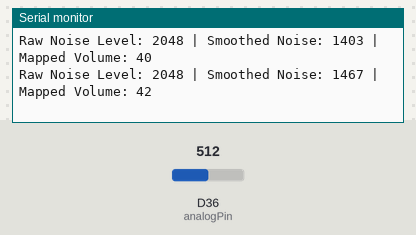
The sketch below on a simulated Arduino Due. On the bench: the last lines printed to the serial monitor. Inputs (shaded band) come from the test bench; at power-on: D36 (analogPin) = 512 (analog values on the 0–1023 scale).

Above: at 1.2 s.
1.3 s: D36 (analogPin) set to 716
At 1.31 s:
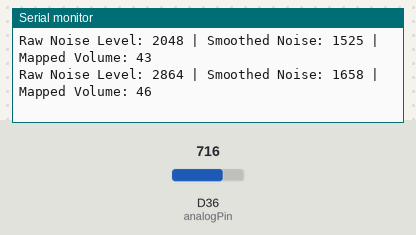
2.8 s: D36 (analogPin) set to 900
At 2.82 s:
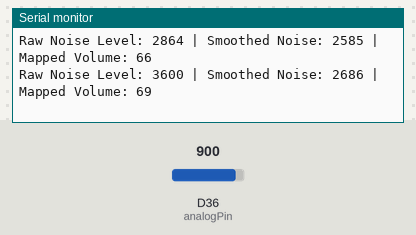
Timing chart, 0 to 5.8 s (numbered marks = the images above; inputs shaded):
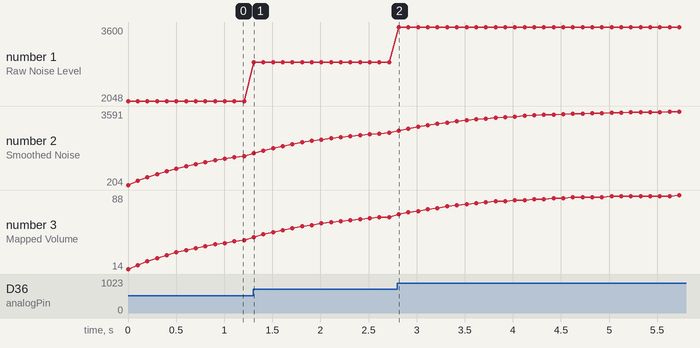

Measured:
- after the input at 1.3 s, the serial monitor: prints a new line at once (image 1)
- after the input at 2.8 s, the serial monitor: prints a new line at once (image 2)
- plotted number 1: 2048 → 2864 after the input at 1.3 s, 2864 → 3600 after the input at 2.8 s
- plotted number 2: 1525 → 2585 after the input at 1.3 s, 2585 → 3591 after the input at 2.8 s
- plotted number 3: 43 → 66 after the input at 1.3 s, 66 → 88 after the input at 2.8 s

The sketch:

sketch_mar3a.ino
```cpp
int analogPin = 36;  // GPIO36 (VP)
int noiseLevel = 0;
const int smoothFactor = 10;  // Higher = Smoother changes
int smoothedNoise = 0;

void setup() {
    Serial.begin(115200);
    pinMode(analogPin, INPUT);
    analogReadResolution(12);
}

void loop() {
    noiseLevel = analogRead(analogPin);

    // Apply simple moving average smoothing
    smoothedNoise = (smoothedNoise * (smoothFactor - 1) + noiseLevel) / smoothFactor;

    int volume = map(smoothedNoise, 0, 4095, 10, 100); // Min volume = 10%

    Serial.print("Raw Noise Level: ");
    Serial.print(noiseLevel);
    Serial.print(" | Smoothed Noise: ");
    Serial.print(smoothedNoise);
    Serial.print(" | Mapped Volume: ");
    Serial.println(volume);

    delay(100);
}
```
